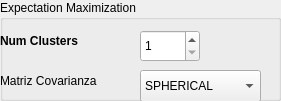
   <widget class="QGroupBox" name="groupBox_9">
    <property name="geometry">
     <rect>
      <x>10</x>
      <y>210</y>
      <width>281</width>
      <height>101</height>
     </rect>
    </property>
    <property name="title">
     <string>Expectation Maximization</string>
    </property>
    <widget class="QLabel" name="label_44">
     <property name="geometry">
      <rect>
       <x>0</x>
       <y>70</y>
       <width>141</width>
       <height>22</height>
      </rect>
     </property>
     <property name="text">
      <string>Matriz Covarianza</string>
     </property>
    </widget>
    <widget class="QSpinBox" name="Num_Clus">
     <property name="geometry">
      <rect>
       <x>140</x>
       <y>30</y>
       <width>60</width>
       <height>32</height>
      </rect>
     </property>
     <property name="minimum">
      <number>1</number>
     </property>
     <property name="maximum">
      <number>999999</number>
     </property>
    </widget>
    <widget class="QLabel" name="label_45">
     <property name="geometry">
      <rect>
       <x>0</x>
       <y>30</y>
       <width>101</width>
       <height>22</height>
      </rect>
     </property>
     <property name="font">
      <font>
       <weight>75</weight>
       <bold>true</bold>
      </font>
     </property>
     <property name="text">
      <string>Num Clusters</string>
     </property>
    </widget>
    <widget class="QComboBox" name="Tipo_Cov">
     <property name="geometry">
      <rect>
       <x>140</x>
       <y>70</y>
       <width>121</width>
       <height>32</height>
      </rect>
     </property>
     <item>
      <property name="text">
       <string>SPHERICAL</string>
      </property>
     </item>
     <item>
      <property name="text">
       <string>DIAGONAL</string>
      </property>
     </item>
     <item>
      <property name="text">
       <string>GENERIC</string>
      </property>
     </item>
    </widget>
   </widget>
